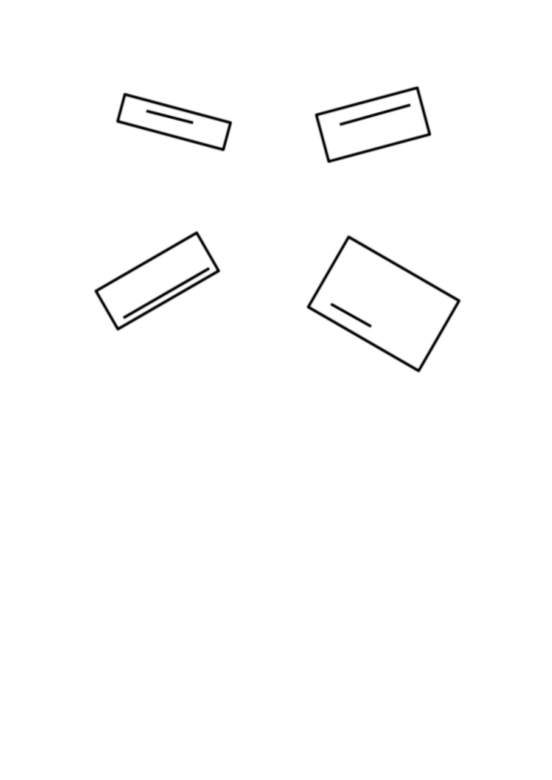
#> input picture rectangles.jpg, 1656 x 2339 px (shown at 1/3 size)
$ python rectangle_numbering.py
#> lines starting #> are read from the running program, lines starting #| are printed output that depends on the picture; after the words box and inside, x2 and y2 are one past the last pixel; in counts of white or black regions, pixels touching at a corner belong together
# import modules
import os
from pdf2image import convert_from_path
import cv2
import numpy as np

def find_rectangles_with_inside_line_length(image,view_all_contours=False):

  # Convert to grayscale
  gray = cv2.cvtColor(image, cv2.COLOR_BGR2GRAY)

  # Apply edge detection
  edges = cv2.Canny(gray, 100, 200)

  # Find contours (only outer rectangle but not the lines)
  contours, _ = cv2.findContours(edges, cv2.RETR_EXTERNAL, cv2.CHAIN_APPROX_SIMPLE)
  rectangles = []

  # Loop through contours
  for cnt in contours:
    approx = cv2.approxPolyDP(cnt, 0.04 * cv2.arcLength(cnt, True), True)

    # Checking if it's a rectangle
    if len(approx) == 4 and cv2.contourArea(approx) > 500:
      x, y, w, h = cv2.boundingRect(approx)

      # Create a masked image with only one rectangle and everything inside it
      mask = np.zeros_like(image[:, :, 0])
      cv2.drawContours(mask, [cnt], -1, (255, 255, 255), -1)
      masked_edges = edges & mask

      # Find the contours(This time using RETR_TREE to find nested contour)
      line_contours, _ = cv2.findContours(masked_edges, cv2.RETR_TREE, cv2.CHAIN_APPROX_SIMPLE)
      contour_img = np.zeros_like(image)


      largest_line_length = 20000
      # Find the smallest contour in the line_contours because the larger contours are the rectangles themselves
      for line_cnt in line_contours:
        line_length = cv2.arcLength(line_cnt, False)
        if line_length < largest_line_length:
          largest_line_length = line_length
        contour_img = np.zeros_like(image)

        if view_all_contours:
            # Draw contours on the black image
            cv2.drawContours(contour_img, [line_cnt], -1, (0, 255, 0), 2)

            # Display the image with contours
            cv2.imshow('Image with Contours', contour_img)
            cv2.waitKey(0)
            cv2.destroyAllWindows()
      rectangles.append((x, y, w, h, largest_line_length))

  #  Sort rectangles by line length in descending order
  rectangles.sort(key=lambda x: x[4])
  return rectangles

if __name__ == '__main__':

# The name of the image
 image_name = 'rectangles.jpg'

# If the image is not in the current directory convert the 2nd page of treeleaf task pdf to jpg
if image_name not in os.listdir():
    print("Extracting image from treeleaf task pdf...")
    images = convert_from_path('treeleaf.pdf')
    images[1].save(image_name, 'JPEG')

# Read the image file
image = cv2.imread(image_name)
#> image is the input picture: shape (2339, 1656, 3); min 0, max 255, mean 252.4

# Work with resized image as the original image is large
resized_image = cv2.resize(image, None, fx=0.3, fy=0.3, interpolation=cv2.INTER_NEAREST)
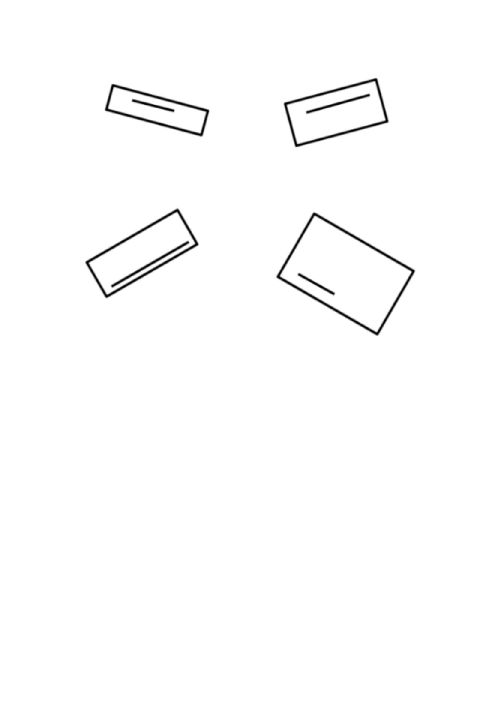
#> resized_image: shape (702, 497, 3); min 0, max 255, mean 252.4

# Using Canny's Edge detection algorithm to detect edges in the image
# Then Applying Simple Chain Approximation to find the contours and verifying if they are rectangles
# Then for each contour we look at the contours inside to find the line and their length
# Finally the lengths are sorted in descending order
rectangles = find_rectangles_with_inside_line_length(resized_image)
#> in find_rectangles_with_inside_line_length, `edges = cv2.Canny(gray, 100, 200)`:
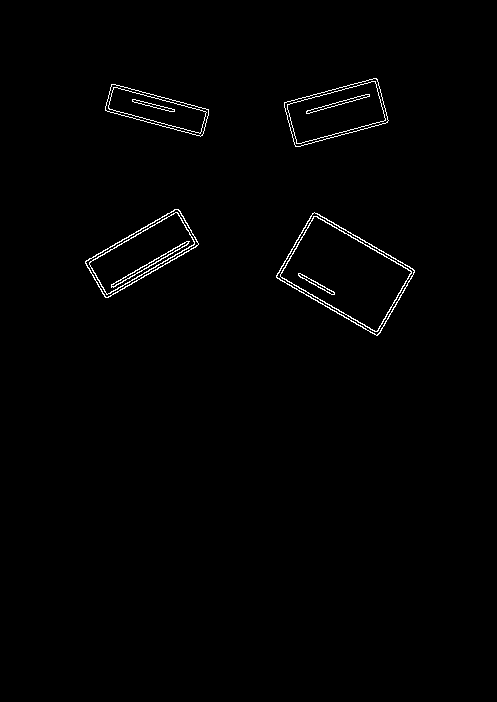
#> edges: shape (702, 497); 0.93% white in thin lines or dots, all inside (x1, y1, x2, y2) = (85, 78, 415, 336)
#> in find_rectangles_with_inside_line_length, `contours, _ = cv2.findContours(edges, cv2.RETR_EXTERNAL, cv2.CHAIN_APP..`: contours = 4 contours; box (x1, y1, x2, y2) and area: (276, 212, 415, 336) 8943, (85, 209, 199, 298) 4590, (284, 78, 389, 147) 4430, (105, 84, 209, 137) 2790
#> the loop in find_rectangles_with_inside_line_length, `for cnt in contours:` made 4 passes
#> (approx, x, y, w, h) on passes 1 to 4: ([[312, 213], [276, 277], [377, 335], [414, 270]], 276, 213, 139, 123), ([[178, 209], [85, 261], [105, 297], [198, 244]], 85, 209, 114, 89), ([[111, 84], [105, 110], [202, 135], [208, 109]], 105, 84, 104, 52), ([[377, 79], [284, 102], [295, 146], [387, 122]], 284, 79, 104, 68)
#> pass 1, in find_rectangles_with_inside_line_length, `masked_edges = edges & mask`:
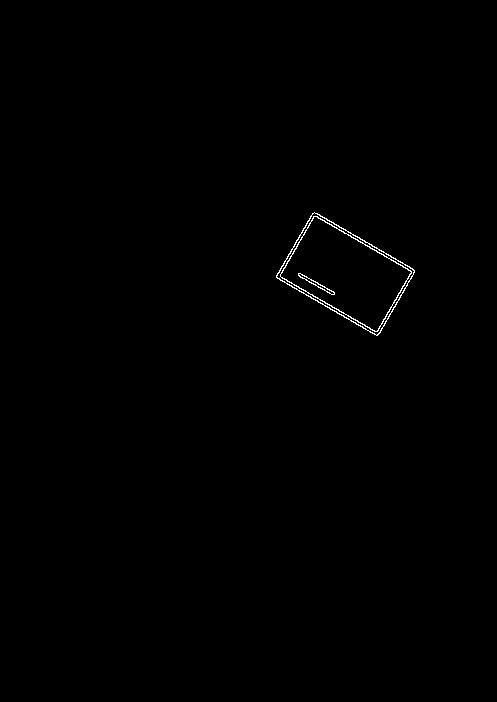
#> masked_edges: shape (702, 497); 0.31% white in thin lines or dots, all inside (x1, y1, x2, y2) = (276, 212, 415, 336)
#> pass 3, in find_rectangles_with_inside_line_length, `masked_edges = edges & mask`:
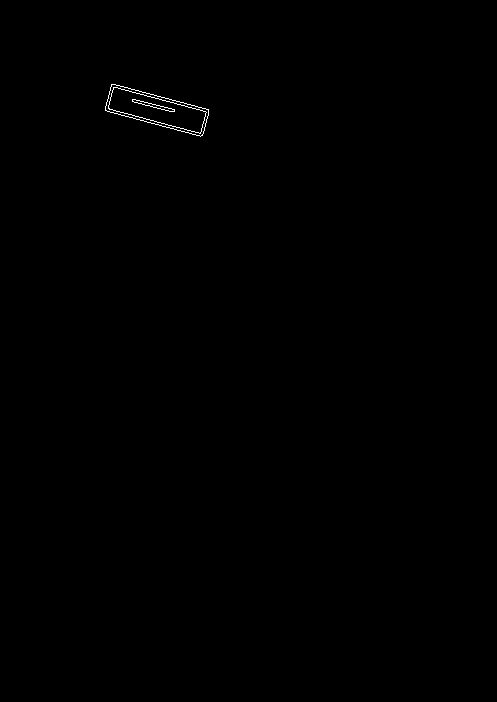
#> masked_edges: shape (702, 497); 0.16% white in thin lines or dots, all inside (x1, y1, x2, y2) = (105, 84, 209, 137)
#> after the loop in find_rectangles_with_inside_line_length, `for cnt in contours:`: contour_img: shape (702, 497, 3); every value is 0
#> after the loop in find_rectangles_with_inside_line_length, `for cnt in contours:`:
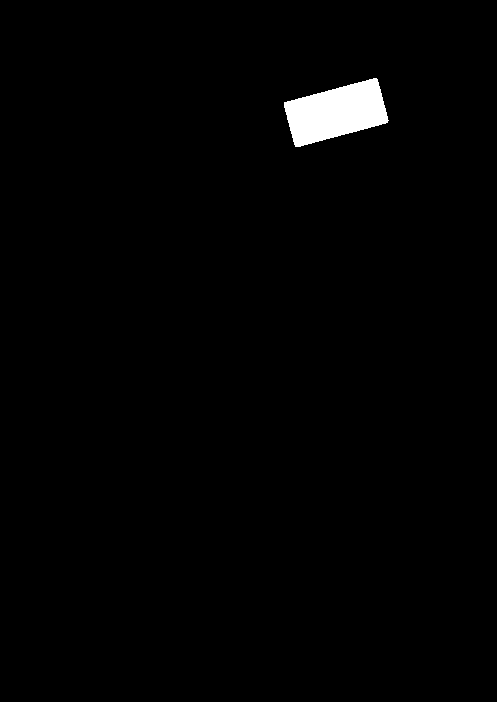
#> mask: shape (702, 497); 1.3% white; 1 white region, box (x1, y1, x2, y2) and area: (284, 78, 389, 147) 4567
#> after the loop in find_rectangles_with_inside_line_length, `for cnt in contours:`:
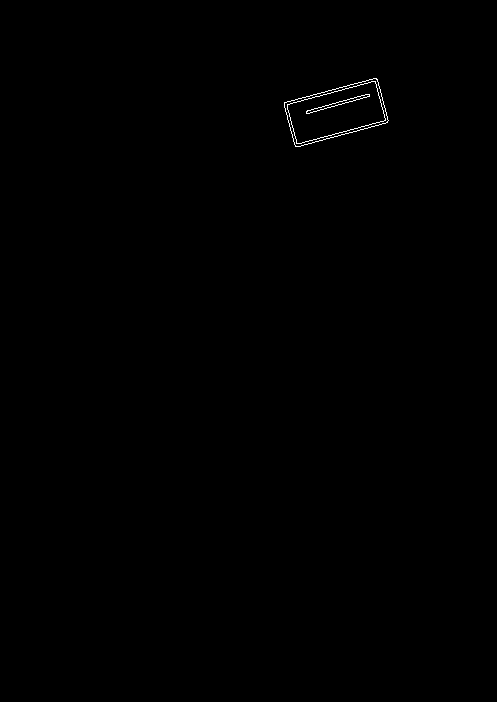
#> masked_edges: shape (702, 497); 0.19% white in thin lines or dots, all inside (x1, y1, x2, y2) = (284, 78, 389, 147)
#> after the loop in find_rectangles_with_inside_line_length, `for cnt in contours:`: rectangles = [(276, 213, 139, 123, 85.15), (85, 209, 114, 89, 188.5), (105, 84, 104, 52, 91.11), (284, 79, 104, 68, 138.7)]
#> rectangles = [(276, 213, 139, 123, 85.15), (105, 84, 104, 52, 91.11), (284, 79, 104, 68, 138.7), (85, 209, 114, 89, 188.5)]

# Draw rectangles and labels
for i, (x, y, w, h, line_length) in enumerate(rectangles):
#   cv2.rectangle(resized_image, (x, y), (x + w, y + h), (0, 255, 0), 2)
  cv2.putText(resized_image, str(i+1), (x + 10, y + h+22), cv2.FONT_HERSHEY_SIMPLEX, 1, (0, 0, 255), 2)
#> this loop made 4 passes
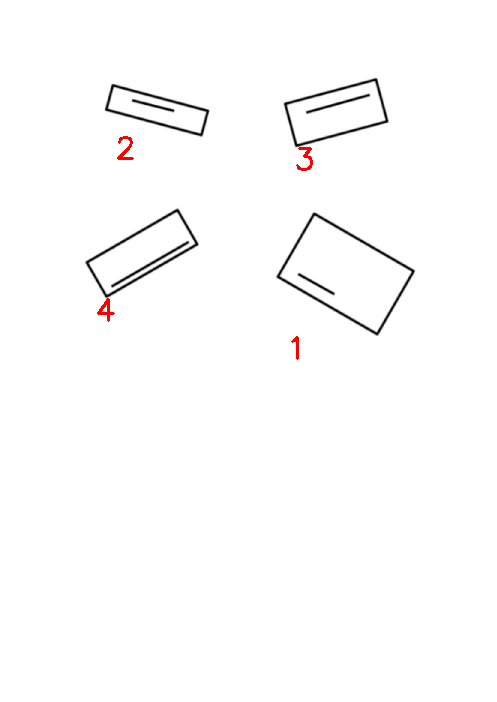
#> resized_image: shape (702, 497, 3); 0.16% of pixels changed, all inside (x1, y1, x2, y2) = (97, 136, 313, 360)

cv2.imshow("Numbered Image", resized_image)
cv2.imwrite("output/numbering.png",resized_image)


cv2.waitKey(0)
cv2.destroyAllWindows()
